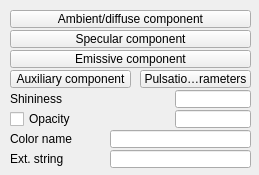
<?xml version="1.0" encoding="UTF-8"?>
<ui version="4.0">
 <class>CQDlgMaterial</class>
 <widget class="QDialog" name="CQDlgMaterial">
  <property name="geometry">
   <rect>
    <x>0</x>
    <y>0</y>
    <width>259</width>
    <height>175</height>
   </rect>
  </property>
  <property name="windowTitle">
   <string>Color</string>
  </property>
  <property name="locale">
   <locale language="English" country="UnitedStates"/>
  </property>
  <widget class="QCheckBox" name="qqOpacityEnable">
   <property name="geometry">
    <rect>
     <x>10</x>
     <y>110</y>
     <width>161</width>
     <height>18</height>
    </rect>
   </property>
   <property name="focusPolicy">
    <enum>Qt::StrongFocus</enum>
   </property>
   <property name="text">
    <string>Opacity</string>
   </property>
  </widget>
  <widget class="QToolButton" name="qqEmissiveAdjust">
   <property name="geometry">
    <rect>
     <x>10</x>
     <y>50</y>
     <width>241</width>
     <height>18</height>
    </rect>
   </property>
   <property name="focusPolicy">
    <enum>Qt::StrongFocus</enum>
   </property>
   <property name="text">
    <string>Emissive component</string>
   </property>
  </widget>
  <widget class="QToolButton" name="qqSpecularAdjust">
   <property name="geometry">
    <rect>
     <x>10</x>
     <y>30</y>
     <width>241</width>
     <height>18</height>
    </rect>
   </property>
   <property name="focusPolicy">
    <enum>Qt::StrongFocus</enum>
   </property>
   <property name="text">
    <string>Specular component</string>
   </property>
  </widget>
  <widget class="QLabel" name="label">
   <property name="geometry">
    <rect>
     <x>10</x>
     <y>90</y>
     <width>161</width>
     <height>18</height>
    </rect>
   </property>
   <property name="text">
    <string>Shininess</string>
   </property>
  </widget>
  <widget class="QLineEdit" name="qqShininess">
   <property name="geometry">
    <rect>
     <x>175</x>
     <y>90</y>
     <width>76</width>
     <height>18</height>
    </rect>
   </property>
  </widget>
  <widget class="QToolButton" name="qqAmbientAdjust">
   <property name="geometry">
    <rect>
     <x>10</x>
     <y>10</y>
     <width>241</width>
     <height>18</height>
    </rect>
   </property>
   <property name="focusPolicy">
    <enum>Qt::StrongFocus</enum>
   </property>
   <property name="text">
    <string>Ambient/diffuse component</string>
   </property>
  </widget>
  <widget class="QLineEdit" name="qqOpacity">
   <property name="geometry">
    <rect>
     <x>175</x>
     <y>110</y>
     <width>76</width>
     <height>18</height>
    </rect>
   </property>
  </widget>
  <widget class="QToolButton" name="qqPulsationAdjust">
   <property name="geometry">
    <rect>
     <x>140</x>
     <y>70</y>
     <width>111</width>
     <height>18</height>
    </rect>
   </property>
   <property name="focusPolicy">
    <enum>Qt::StrongFocus</enum>
   </property>
   <property name="text">
    <string>Pulsation parameters</string>
   </property>
  </widget>
  <widget class="QLabel" name="label_2">
   <property name="geometry">
    <rect>
     <x>10</x>
     <y>130</y>
     <width>91</width>
     <height>18</height>
    </rect>
   </property>
   <property name="text">
    <string>Color name</string>
   </property>
  </widget>
  <widget class="QLineEdit" name="qqColorName">
   <property name="geometry">
    <rect>
     <x>110</x>
     <y>130</y>
     <width>141</width>
     <height>18</height>
    </rect>
   </property>
  </widget>
  <widget class="QToolButton" name="qqAuxiliaryAdjust">
   <property name="geometry">
    <rect>
     <x>10</x>
     <y>70</y>
     <width>121</width>
     <height>18</height>
    </rect>
   </property>
   <property name="focusPolicy">
    <enum>Qt::StrongFocus</enum>
   </property>
   <property name="text">
    <string>Auxiliary component</string>
   </property>
  </widget>
  <widget class="QLabel" name="label_3">
   <property name="geometry">
    <rect>
     <x>10</x>
     <y>150</y>
     <width>91</width>
     <height>18</height>
    </rect>
   </property>
   <property name="text">
    <string>Ext. string</string>
   </property>
  </widget>
  <widget class="QLineEdit" name="qqExtensionString">
   <property name="geometry">
    <rect>
     <x>110</x>
     <y>150</y>
     <width>141</width>
     <height>18</height>
    </rect>
   </property>
  </widget>
 </widget>
 <tabstops>
  <tabstop>qqAmbientAdjust</tabstop>
  <tabstop>qqSpecularAdjust</tabstop>
  <tabstop>qqEmissiveAdjust</tabstop>
  <tabstop>qqAuxiliaryAdjust</tabstop>
  <tabstop>qqPulsationAdjust</tabstop>
  <tabstop>qqShininess</tabstop>
  <tabstop>qqOpacityEnable</tabstop>
  <tabstop>qqOpacity</tabstop>
  <tabstop>qqColorName</tabstop>
  <tabstop>qqExtensionString</tabstop>
 </tabstops>
 <resources/>
 <connections/>
</ui>
